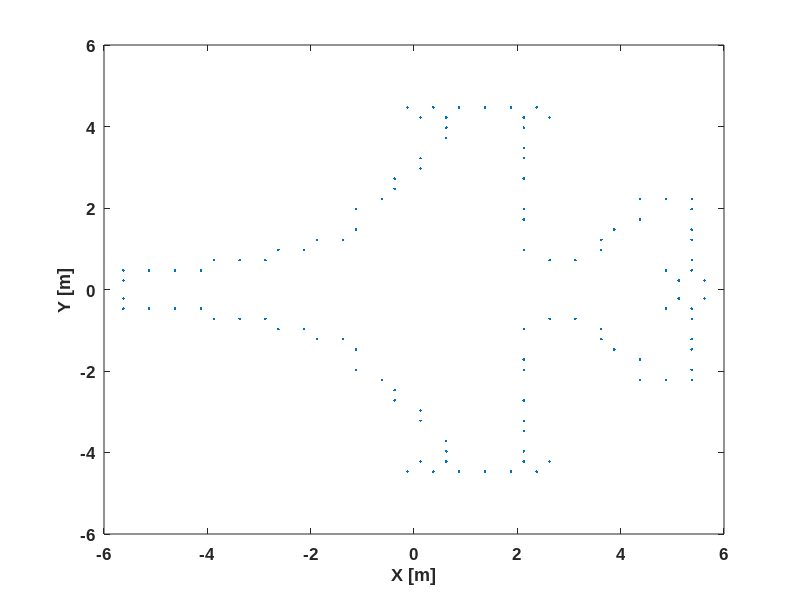

The MATLAB source for this figure: (Note: this script raises an error after producing the figure.)
%----------------------------------------------------------------
% This code can be used to generate Figure 4-21 and 4-21
%----------------------------------------------------------------
clear all
close all

c = .3; % speed of light
fc = 8; % center frequency
phic = 0*pi/180; % center of azimuth look angles

%________________PRE PROCESSING OF ISAR________________
BWx = 18; % range extend
M = 64; % range sampling
BWy = 16; % xrange extend 
N = 64; % xrange sampling

dx = BWx/M; % range resolution
dy = BWy/N; % xrange resolution

% Form spatial vectors
X = -dx*M/2:dx:dx*(M/2-1);
Y = -dy*N/2:dy:dy*(N/2-1);

%Find resoltions in freq and angle
df = c/(2*BWx); % frequency resolution
df=df*2;
dk = 2*pi*df/c; % wavenumber resolution
kc = 2*pi*fc/c;
dphi = pi/(kc*BWy);% azimuth resolution
dphi =dphi *2;
%Form F and PHI vectors
F = fc+[-df*M/2:df:df*(M/2-1)]; % frequency vector
PHI = phic+[-dphi*N/2:dphi:dphi*(N/2-1)];% azimuth vector
K = 2*pi*F/c; % wavenumber vector

%________________ FORM RAW BACKSCATTERED DATA________________
%load scattering centers
load fighterSC
l = length(xx);
%---Figure 4.21-----------------------------------------------------
h = figure;
plot(xx,yy,'.')
set(gca,'FontName', 'Arial', 'FontSize',12,'FontWeight', 'Bold');
xlabel('Range [m]'); ylabel('Cross - range [m]');
colormap(1-gray);
xlabel('X [m]'); 
ylabel('Y [m]'); 
%saveas(h,'Figure4-21.png','png');

%form backscattered E-field from scattering centers
Es = zeros(M,N);
for m=1:l;
    Es = Es+1.0*exp(-j*2*K'*(cos(PHI)*xx(m)+sin(PHI)*yy(m)));
end

%_____ POST PROCESSING OF ISAR (small-BW small angles)________________
ISAR = fftshift(ifft2(Es.')); 

%---Figure 4.22-----------------------------------------------------
h = figure;
matplot2(X,Y,ISAR,25); colormap(1-gray); colorbar
set(gca,'FontName', 'Arial', 'FontSize',12,'FontWeight', 'Bold');
xlabel('Range [m]'); ylabel('Cross - range [m]');
colormap(1-gray);
%saveas(h,'Figure4-22.png','png');

